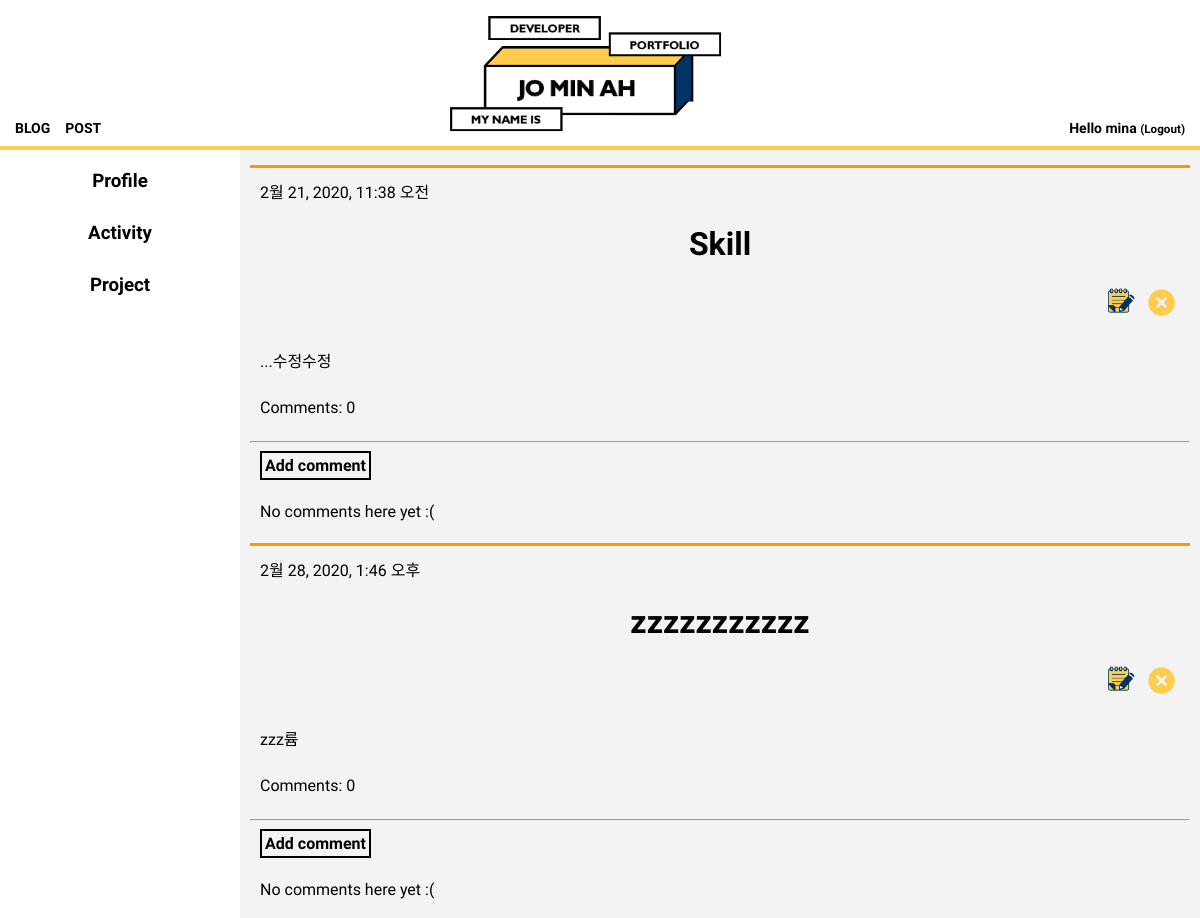
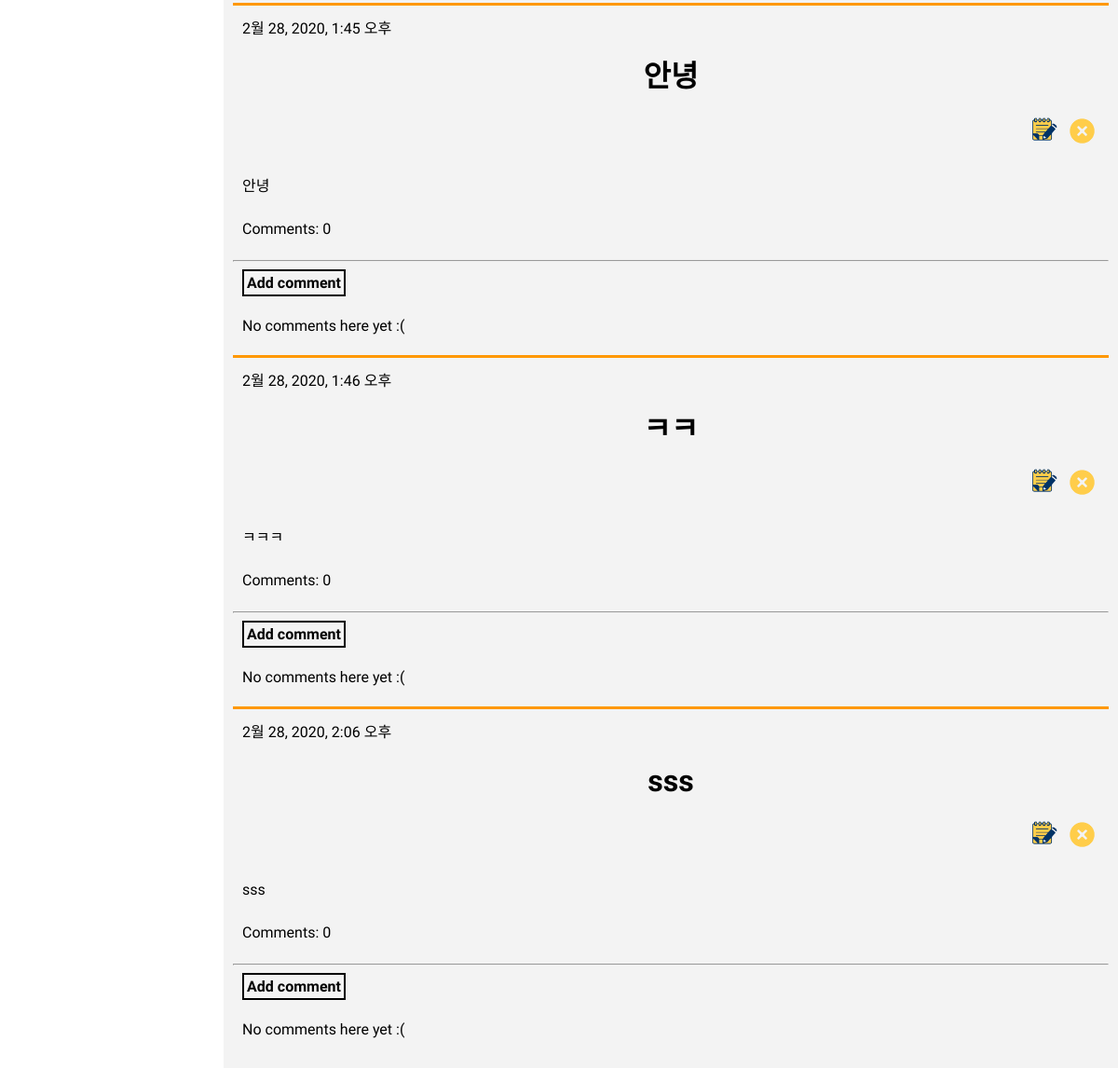
The page /menu/1/ (signed in) on the database its author committed (2 pictures, top to bottom).
### blog/models.py (models this page shows, shortened)
class Post(models.Model):
    author = models.ForeignKey(settings.AUTH_USER_MODEL, on_delete=models.CASCADE)
    menu=models.ForeignKey('blog.Menu',on_delete=models.CASCADE,related_name='posts')
    parent_title_choices=(('Profile','Profile'),('Activity','Activity'),('Project','Project'))
    parent_title=models.CharField(max_length=30,choices=parent_title_choices,default='Profile')
    index_title_choices=(('Profile',(('Skill','Skill'),)),('Activity',(('UCI Undergraduate Researcher','UCI Undergraduate Researcher'),('Coding HelpDesk','Coding HelpDesk'),('Heronation InternShip','Heronation InternShip'))),('Project',(('Face Recogntion','Face Recognition'),('Mu:Ping App','Mu:Ping App'),('Ang-Bob App','Ang-Bob App'),('Flex-Bison Interpreter','Flex-Bison Interpreter'),('Z-shop App','Z-shop App'),)))
    index_title=models.CharField(max_length=30,choices=index_title_choices,default='Skill')
    title = models.CharField(max_length=200)
    period=models.CharField(max_length=50)
    text = models.TextField()
    created_date = models.DateTimeField(
            default=timezone.now)
    published_date = models.DateTimeField(
            blank=True, null=True)
    def approved_comments(self):
        return self.comments.filter(approved_comment=True)

### blog/views.py (the view)
# urls.py: path('menu/<int:pk>/',views.menu_detail,name='menu_detail'),
def menu_detail(request,pk):
    menu=get_object_or_404(Menu,pk=pk)
    post = get_object_or_404(Post, pk=pk)
    profile=Menu.objects.filter(parent_title__contains="Profile")
    activity=Menu.objects.filter(parent_title__contains="Activity")
    project=Menu.objects.filter(parent_title__contains="Project")
    return render(request,'blog/menu_detail.html',{'menu':menu,'post': post,'profile':profile,"activity":activity,"project":project})

### blog/template/blog/menu_detail.html
{% extends 'blog/base.html' %}
{% load static %}
{% block content %}
{% for post in menu.posts.all %}
<div style="border-top:3px solid #FF9800; margin-top:5px">
  <div class="post" style="padding:10px;">
    {% if post.published_date %}
    <div class="date">
      {{ post.published_date }}
    </div>
    {% endif %}
    <h1>{{ post.title }}</h1>
    {% if user.is_authenticated %}
    <div align="right">
      <a class="btn btn-default" href="{% url 'post_edit' pk=post.pk %}"><img src="{% static 'img/edit_1.png' %}" style="width:40px;"></a>
      <a class="btn btn-default" href="{% url 'post_remove' pk=post.pk %}"><img src="{% static 'img/delete.png' %}" style="width:37px;"></a>
    </div>
    {% endif %}
    <p>{{ post.text|linebreaksbr }}</p>
    <a href="{% url 'post_detail' pk=post.pk %}" style=" font-family: 'Tomorrow', sans-serif;">Comments: {{ post.approved_comments.count }}</a>
  </div>
  <hr>
    <a class='btn btn-default' href="{% url 'add_comment_to_post' pk=post.pk %}" style=" font-family: 'Tomorrow', sans-serif; border:2px solid black; padding:3px; font-weight:bold; margin-left:10px;">Add comment</a>
    {% for comment in post.comments.all %}
    {% if user.is_authenticated or comment.approved_comment %}
    <div class="comment" style="font-family: 'Tomorrow', sans-serif; border-bottom:1px solid #bcbcbc; margin-top:5px; padding:10px; color:#5d5d5d;">
      <div class="date">
        {{ comment.created_date }}
        {% if not comment.approved_comment %}
        <a class="btn btn-default" href="{% url 'comment_remove' pk=comment.pk %}" style="color:#ffa500; border:1px solid #ffa500; font-size:12px; padding:3px;">삭제</a>
        <a class="btn btn-default" href="{% url 'comment_approve' pk=comment.pk%}" style="color:#ffa500; border:1px solid #ffa500; font-size:12px; padding:3px;">승인</a>
        {% endif %}
      </div>
      <strong>{{ comment.author }}</strong>
      <div>{{ comment.text|linebreaks }}</div>
    </div>
  {% endif %}
  {% empty %}
  <p style=" font-family: 'Tomorrow', sans-serif; margin-left:10px;">No comments here yet :(</p>
  {% endfor %}
</div>
{% endfor %}
{% endblock %}

### blog/template/blog/base.html (shortened to what this page needs)
{% load static %}
<!doctype html>
<html>
<head>
  <link rel="stylesheet" type="text/css" href="{% static 'css/style.css' %}">
</head>
<body>
  <div class="top" align=center>
    <a href="{% url 'post_list' %}"><img src="{% static 'img/logo.png' %}" style="border-bottom:10px;"></a>
    <a href="{% url 'post_list' %}" class="top-menu">
      <div>BLOG</div></a>
    {% if user.is_authenticated %}
    <a href="{% url 'post_new' %}" class="top-menu">
      <div>POST</div></a>
      {% endif %}
      {% if user.is_authenticated %}
      <div class="right-menu1">Hello {{ user.username }} <small>(<a href="{% url 'logout' %}" class='logout'>Logout</a>)</small></div>
      {% else %}
      <a href="{% url 'login' %}" class="right-menu">
        <div>LOGIN</div>
      </a>
      {% endif %}
  </div>
  <div id="grid">
    <div>
    <ul class="accordion">
      <li class="item">
        <h3 class="accordionTitle"> Profile</h3>
      </li>
      <li class="item">
        <h3 class="accordionTitle"> Activity</h3>
      </li>
      <li class="item">
        <h3 class="accordionTitle"> Project</h3>
      </li>
    </ul>
  </div>
    <div id="article">
      {% block content %}
      {% endblock %}
    </div>
  </div>
</body>
</html>

### blog/static/css/style.css (style rules this page uses)
body { margin: 0 }
a { color: black; text-decoration: none; }
h1 { text-align: center; }
img { width: 300px; height: auto; }
.top { border-bottom: 4px #FFCD4A solid; }
.top-menu { font-family: 'Tomorrow', sans-serif; font-size:14px; margin-top: 120px; margin-left: 15px; float:left; font-weight: bold; }
.right-menu1 { font-family: 'Tomorrow', sans-serif; font-size:14px; margin-top: 120px; margin-right: 15px; font-weight: bold; float:right; }
#grid .accordion { font-family: 'Tomorrow', sans-serif; font-weight: bold; text-align: center; width: 240px; padding-inline-start: 0px; margin: 0; list-style: none; }
#grid ul { font-family: 'Tomorrow', sans-serif; list-style: none; padding-inline-start: 0px; }
.accordionTitle { padding-top: 10px; padding-bottom: 10px; margin-top: 10px; margin-bottom: 10px; }
h3 { margin: 0px; padding-top: 20px; padding-bottom: 10px; }
#grid { display: grid; grid-template-columns: 240px 1fr; background-color: white; }
#article { padding: 10px; font-family: 'Tomorrow', sans-serif; background-color: #f3f3f3; line-height: 30px; }

### rows shown on the page
Post: published_date "2월 21, 2020, 11:38 오전", title "Skill", text "...수정수정", approved_comments.count "0"
Post: published_date "2월 28, 2020, 1:46 오후", title "zzzzzzzzzzz", text "zzz륨", approved_comments.count "0"
Post: published_date "2월 28, 2020, 1:45 오후", title "안녕", text "안녕", approved_comments.count "0"
Post: published_date "2월 28, 2020, 1:46 오후", title "ㅋㅋ", text "ㅋㅋㅋ", approved_comments.count "0"
Post: published_date "2월 28, 2020, 2:06 오후", title "sss", text "sss", approved_comments.count "0"

### other values the page prints
{{ user.username }} "mina"
